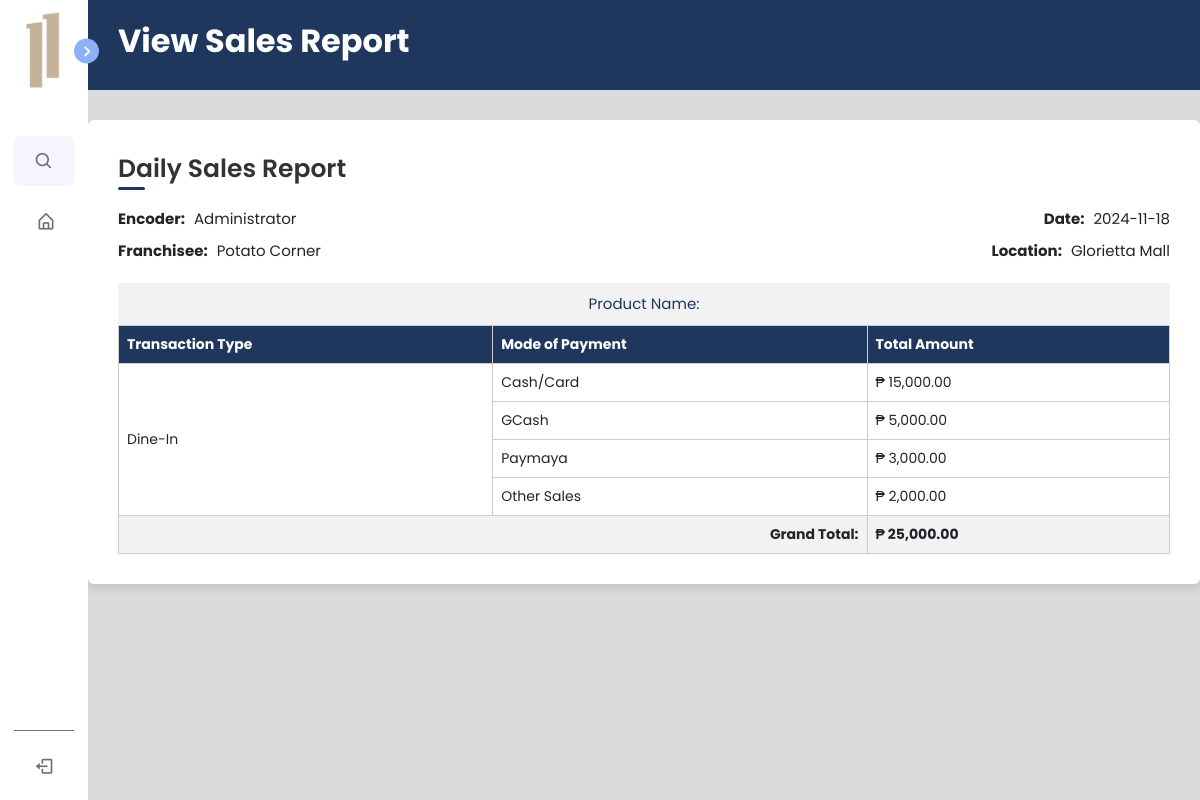
The app's page /pages/salesPerformance/salesReport.php?id=28 with its own data.
### tables this page shows
CREATE TABLE `sales_report` (
  `report_id` bigint(250) NOT NULL,
  `ac_id` bigint(250) NOT NULL,
  `encoder_id` bigint(250) NOT NULL,
  `franchisee` varchar(150) NOT NULL,
  `services` varchar(120) NOT NULL,
  `transactions` text NOT NULL,
  `grand_total` text NOT NULL,
  `date_added` date NOT NULL,
  `product_name` text NOT NULL
);

CREATE TABLE `users_accounts` (
  `user_id` bigint(250) NOT NULL,
  `user_name` varchar(255) NOT NULL,
  `user_photo` varchar(150) NOT NULL DEFAULT 'default-profile.png',
  `user_email` varchar(200) NOT NULL,
  `user_password` varchar(200) NOT NULL,
  `user_phone_number` int(15) NOT NULL,
  `user_address` text DEFAULT NULL,
  `user_birthdate` date DEFAULT NULL,
  `user_type` varchar(100) NOT NULL DEFAULT 'user',
  `user_status` varchar(100) NOT NULL DEFAULT 'active',
  `date_created` datetime NOT NULL
);

CREATE TABLE `agreement_contract` (
  `ac_id` bigint(250) NOT NULL,
  `franchisee` text NOT NULL,
  `classification` text NOT NULL,
  `rights_granted` text NOT NULL,
  `franchise_term` text NOT NULL,
  `agreement_date` date NOT NULL,
  `location` text NOT NULL,
  `area_code` bigint(250) NOT NULL,
  `franchise_fee` bigint(250) NOT NULL,
  `ff_note` text NOT NULL,
  `franchise_package` bigint(250) NOT NULL,
  `fp_note` text NOT NULL,
  `bond` text NOT NULL,
  `b_note` text NOT NULL,
  `extra_note` text NOT NULL,
  `notarization_fr` text NOT NULL,
  `notarization_fr_rb` text NOT NULL,
  `notarization_fe` text NOT NULL,
  `notarization_fe_rb` text NOT NULL,
  `notary_public_seal` varchar(250) NOT NULL,
  `status` varchar(120) NOT NULL,
  `datetime_added` date NOT NULL
);

### pages/salesPerformance/salesReport.php (the view, shortened to what this page needs)
<?php
include ("../../phpscripts/database-connection.php");
$id = isset($_GET['id']) ? $_GET['id'] : null;
$data = [];
$query = "
    SELECT DISTINCT sr.*,
           ua.user_name AS encoder_name,
           ac.franchisee AS franchisee_name,
           ac.location AS franchise_location
    FROM sales_report sr
    LEFT JOIN users_accounts ua ON sr.encoder_id = ua.user_id
    LEFT JOIN agreement_contract ac ON sr.ac_id = ac.ac_id
    WHERE sr.report_id = '$id'
    LIMIT 1
";
$result = mysqli_query($con, $query);
if ($result && mysqli_num_rows($result) > 0) {
    $data = mysqli_fetch_assoc($result);
$servicesRaw = strtolower(trim($data['services']));
$serviceMap = [
    'dine-in' => 'Dine-In',
    'take-out' => 'Take-Out',
    'delivery' => 'Delivery'
];
$servicesFormatted = isset($serviceMap[$servicesRaw]) ? $serviceMap[$servicesRaw] : 'Delivery';
$franchiseNameMap = [
    "potato-corner" => "Potato Corner",
    "macao-imperial" => "Macao Imperial",
    "auntie-anne" => "Auntie Anne"
];
$formattedFranchiseName = isset($franchiseNameMap[$data['franchisee_name']]) ?
    $franchiseNameMap[$data['franchisee_name']] : ucwords(str_replace("-", " ", $data['franchisee_name']));
$transactions = explode(",", $data['transactions']);
if ($servicesFormatted === "Dine-In" || $servicesFormatted === "Take-Out") {
    $data['transactions'] = [
        "Cash/Card" => $transactions[0],
        "GCash" => $transactions[1],
        "Paymaya" => $transactions[2],
        "Other Sales" => $transactions[3]
    ];
} else {
    $data['transactions'] = [
        "GrabFood" => $transactions[0],
        "FoodPanda" => $transactions[1],
        "Other Sales" => $transactions[2]
    ];
}
}
?>
<!DOCTYPE html>
<html lang="en">
<head>
    <link href="https://cdn.jsdelivr.net/npm/bootstrap@5.3.3/dist/css/bootstrap.min.css" rel="stylesheet"
>
    <link rel="stylesheet" href="../../assets/css/navbar.css">
    <link rel="stylesheet" href="../../assets/css/salesReport.css">
    <link href='https://unpkg.com/boxicons@2.1.4/css/boxicons.min.css' rel='stylesheet'>
</head>
<body>
    <?php include '../../navbar.php'; ?>
    <section class="home">
        <header class="contractheader">
            <div class="container-header">
                <h1 class="title">View Sales Report</h1>
            </div>
        </header>
        <div class="container">
            <header class="header-report">Daily Sales Report</header>
            <header class="header-info">
                <div class="header-section encoder">
                    <span class="header-label">Encoder:</span> <?php echo htmlspecialchars($data['encoder_name']); ?>
                </div>
                <div class="header-section date">
                <span class="header-label">Date:</span> <?php echo htmlspecialchars($data['date_added']); ?>
                </div>
            </header>
            <header class="header-info2">
            <div class="header-section2">
            <span class="header-label">Franchisee:</span> <?php echo htmlspecialchars($formattedFranchiseName); ?>
            </div>
            <div class="header-section location">
                <span class="header-label">Location:</span> <?php echo htmlspecialchars($data['franchise_location']); ?>
            </div>
            </header>
            <table>
                 <caption>Product Name: <strong><?php echo htmlspecialchars($data['product_name']); ?></strong></caption>
                <thead>
                    <tr>
                        <th>Transaction Type</th>
                        <th>Mode of Payment</th>
                        <th>Total Amount</th>
                    </tr>
                </thead>
                <tbody>
    <?php if ($servicesFormatted === "Dine-In" || $servicesFormatted === "Take-Out"): ?>
        <tr>
    <td rowspan="4"><?php echo htmlspecialchars($servicesFormatted); ?></td>
    <td>Cash/Card</td>
    <td>₱ <?php echo number_format(isset($data['transactions']['Cash/Card']) ? $data['transactions']['Cash/Card'] : 0, 2); ?></td>
</tr>
<tr>
    <td>GCash</td>
    <td>₱ <?php echo number_format(isset($data['transactions']['GCash']) ? $data['transactions']['GCash'] : 0, 2); ?></td>
</tr>
<tr>
    <td>Paymaya</td>
    <td>₱ <?php echo number_format(isset($data['transactions']['Paymaya']) ? $data['transactions']['Paymaya'] : 0, 2); ?></td>
</tr>
<tr>
    <td>Other Sales</td>
    <td>₱ <?php echo number_format(isset($data['transactions']['Other Sales']) ? $data['transactions']['Other Sales'] : 0, 2); ?></td>
</tr>
    <?php endif; ?>
</tbody>
<tfoot>
    <tr>
        <td colspan="2" style="text-align: right;">Grand Total:</td>
        <td>₱ <?php echo number_format($data['grand_total'], 2); ?></td>
    </tr>
</tfoot>
            </table>
        </div>
    </section>
</body>
</html>

### assets/css/navbar.css (style rules this page uses)
* { font-family: "Poppins", sans-serif; margin: 0; padding: 0; box-sizing: border-box; }
:root { --body-color: #e4e9f7; --sidebar-color: #fff; --primary-color: #695cfe; --primary-color-light: #f6f5ff; --toggle-color: #ddd; --text-color: #707070; --tran-02: all 0.2s ease; --tran-03: all 0.3s ease; --tran-04: all 0.4s ease; --tran-05: all 0.5s ease; }
body { height: 100vh; background: #ededed; }
.sidebar.close ~ .home { left: 88px; width: calc(100% - 88px); }
.home { position: relative; left: 250px; width: calc(100% - 250px); transition: var(--tran-05); }

### assets/css/salesReport.css (style rules this page uses)
* { margin: 0; padding: 0; box-sizing: border-box; font-family: 'Poppins', sans-serif; }
:root { --header-color: #1F375D; }
body { min-height: 100vh; align-items: center; justify-content: center; background-color: rgb(219, 219, 219); }
.contractheader { height: 90px; background: var(--header-color); color: white; display: flex; align-items: center; }
.container-header { margin-left: 30px; }
.title { font-size: 32px; font-weight: bold; }
.container { position: absolute; top: 120px; left: 50%; transform: translateX(-50%); max-width: 1200px; width: 100%; border-radius: 6px; padding: 30px; background-color: #fff; box-shadow: 0 5px 10px rgba(0, 0, 0, 0.1); }
.container .header-report { position: relative; font-size: 25px; font-weight: 600; color: #333; }
.container .header-report::before { content: ""; position: absolute; left: 0; bottom: -2px; height: 3px; width: 27px; border-radius: 8px; background-color: var(--header-color); }
.header-report { margin-bottom: 20px; }
.header-info { margin-bottom: 10px; display: flex; justify-content: space-between; }
.header-info2 { margin-bottom: 10px; display: flex; justify-content: space-between; }
.header-section { font-size: 15px; }
.header-section.encoder { flex: 1; }
.header-section.date { text-align: right; }
.header-section.location { text-align: right; }
.header-section2 { display: block; font-size: 15px; }
.header-label { font-weight: bold; margin-right: 5px; }
caption { caption-side: top; font-size: 15px; padding: 10px; background-color: #f2f2f2; text-align: center; color: var(--header-color); }
table { width: 100%; border-collapse: collapse; margin-top: 20px; font-size: 14px; }
th, td { border: 1px solid #ccc; padding: 8px; text-align: left; font-size: 14px; }
th { background-color: var(--header-color); color: white; font-weight: bold; }
tfoot td { background-color: #f2f2f2; font-weight: bold; }

### records on screen
sales_report: users_accounts.user_name "Administrator", date_added "2024-11-18", ac.franchisee "Potato Corner", ac.location "Glorietta Mall", services "Dine-In", grand_total "25,000.00"
